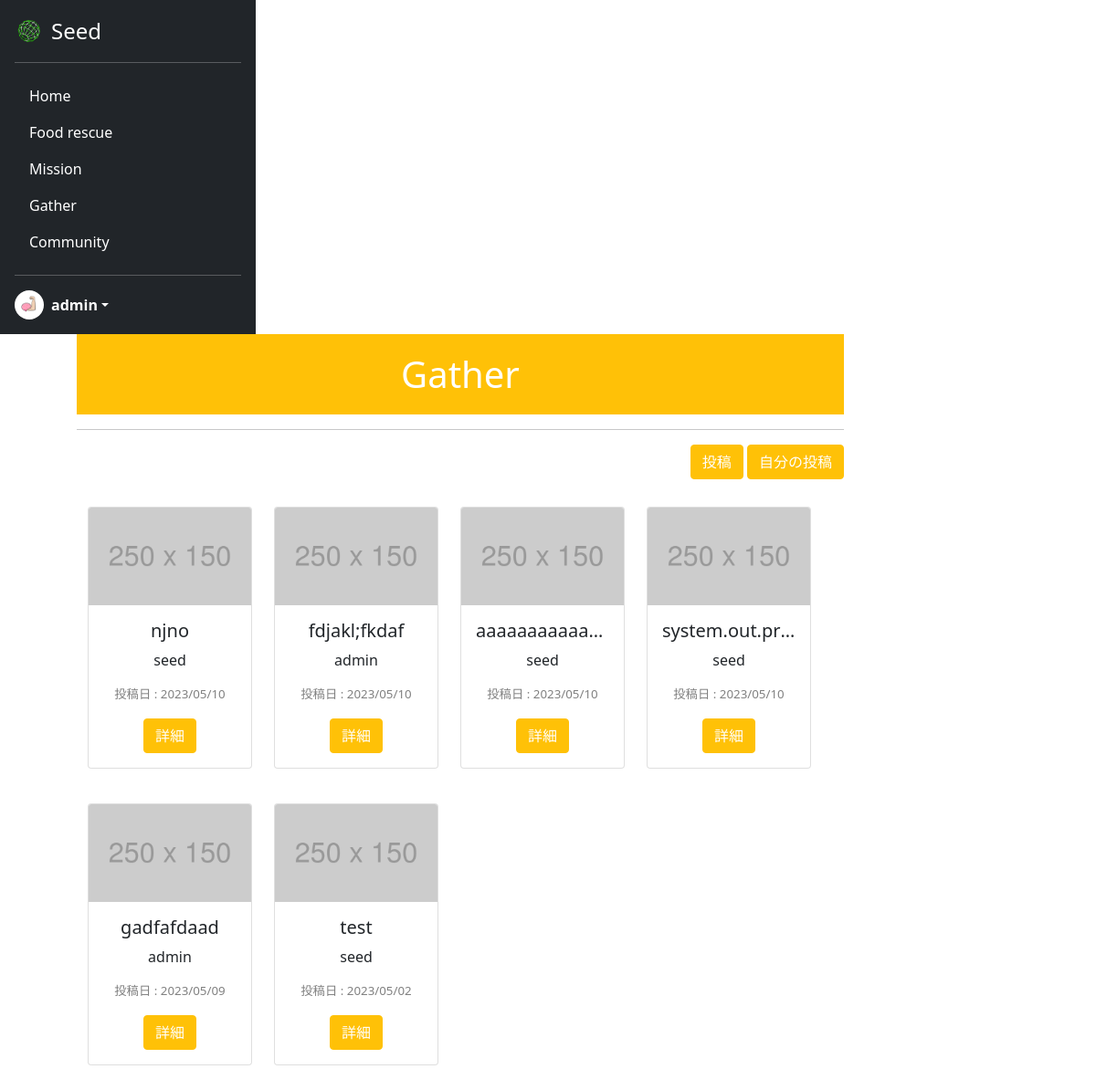
Page /gather/ (signed in) on the committed database.
### acount/models.py (models this page shows)
class CustomUser(AbstractUser):
    is_general = models.BooleanField(null=True ,default=True)
    is_active = models.BooleanField(null=True ,default=False)
    profile_pic = models.ImageField(upload_to='profile_pics', blank=True)

### seed/models.py (models this page shows)
class Gather(models.Model):
    user_id = models.ForeignKey(CustomUser, verbose_name="募集主", on_delete=models.CASCADE)
    title = models.CharField(verbose_name="タイトル", max_length=100)
    prefecture = models.ForeignKey(Prefecture, verbose_name="都道府県", on_delete=models.CASCADE)
    access = models.CharField(verbose_name="アクセス", max_length=200)
    contact = models.CharField(verbose_name="連絡先", max_length=254)
    detail = models.TextField(verbose_name="詳細", max_length=300)
    create_at = models.DateTimeField(verbose_name="作成日時", auto_now_add=True)

### seed/views.py (the view)
# urls.py: path('gather/', views.GatherView.as_view(), name='gather'),
class GatherView(ListView):
    template_name = 'gather.html'
    model = Gather
    context_object_name = 'gather_list'
    def get_queryset(self):
        return Gather.objects.order_by('-create_at')

### seed/templates/gather.html (shortened to what this page needs)
{% extends 'mypagebase.html' %}
{% load static %}
{% block content %}
<div class="text-center">
    <h1 class="title" style="background: #ffc107; color:white;">Gather</h1>
    <hr>
    <div class="text-end" style="margin-bottom:20px;">
        <a class="btn btn-warning" href="{% url 'seed:gatherpost' %}"  style="color:white;">投稿</a>
        <a class="btn btn-warning" href="{% url 'seed:mygather' %}"  style="color:white;">自分の投稿</a>
    </div>
    <div class="container">
        <div class="row" style="height: 650px; width:100%; overflow-y: scroll;">
            {% for gather in gather_list %}
            <div class="col-3" style="margin-top:10px;">
                <div class="card" style="width: 100%;">
                    <img src="{% static 'assets/img/mypage/damy.png' %}" class="card-img-top" alt="...">
                    <div class="card-body">
                        <h5 class="card-title">{{gather.title}}</h5>
                        <p class="card-text">
                            {{gather.user_id.username}}
                        </p>
                        <p class="card-text" style="color:gray; font-size:smaller;">
                            <span class="text-start">投稿日 : </span><span
                                class="text-end">{{gather.create_at|date:"Y/m/d"}}</span>
                        </p>
                        <a href="{% url 'seed:gather_detail' gather.pk %}" class="btn btn-warning" style="color:white;">詳細</a>
                    </div>
                </div>
            </div>
            {% endfor %}
        </div>
    </div>
</div>
{% endblock %}

### seed/templates/mypagebase.html (shortened to what this page needs)
{% load static %}
<!DOCTYPE html>
<html lang="ja">
<head>
    <link href="https://cdn.jsdelivr.net/npm/bootstrap@5.0.2/dist/css/bootstrap.min.css" rel="stylesheet"
>
    <link rel="stylesheet" type="text/css" href="{% static 'css/style.css' %}">
</head>
<body class="mypage">
    {% if user.is_authenticated %}
    <main style="height:100vh;">
        <div style="display: flex; flex-wrap: wrap; height:100%;">
            <div>
                <div class="d-flex flex-column p-3 text-white bg-dark h-100" style="width: 280px; height:100%;">
                    <a href="{% url 'seed:mypage' %}"
                        class="d-flex align-items-center mb-3 mb-md-0 me-md-auto text-white text-decoration-none">
                        <img class="bi me-2" src="{% static 'assets/img/top/icon.png' %}" style="height:32px">
                        <span class="fs-4">Seed</span>
                    </a>
                    <hr>
                    <ul class="nav nav-pills flex-column mb-auto">
                        <li class="nav-item my-nav">
                            <a href="{% url 'seed:mypage' %}" class="nav-link text-white" aria-current="page">
                                Home
                            </a>
                        </li>
                        <li class="nav-item my-nav">
                            <a href="{% url 'seed:food_rescue' %}" class="nav-link text-white">
                                Food rescue
                            </a>
                        </li>
                        {% if user.is_general %}
                        <li class="nav-item my-nav">
                            <a href="{% url 'seed:mission' %}" class="nav-link text-white">
                                Mission
                            </a>
                        </li>
                        {% endif %}
                        <li class="nav-item my-nav">
                            <a href="{% url 'seed:gather' %}" class="nav-link text-white">
                                Gather
                            </a>
                        </li>
                        <li class="nav-item my-nav">
                            <a href="{% url 'seed:community' %}" class="nav-link text-white">
                                Community
                            </a>
                        </li>
                    </ul>
                    <hr>
                    <div class="dropdown">
                        <a href="#" class="d-flex align-items-center text-white text-decoration-none dropdown-toggle"
                            id="dropdownUser1" data-bs-toggle="dropdown" aria-expanded="false">
                            <img src="{{ user.profile_pic.url }}" alt="" width="32" height="32"
                                class="rounded-circle me-2">
                            <strong>{{ user.username }}</strong>
                        </a>
                    </div>
                </div>
            </div>
            <div style="width:70%; margin-left: 7%;">
                {% block content %}
                {% endblock %}
            </div>
        </div>
    </main>
    {% endif %}
</body>
</html>

### static/css/style.css (style rules this page uses)
.title { padding: 20px 0px 20px 0px; }
.card-title { width: 100%; white-space: nowrap; overflow: hidden; text-overflow: ellipsis; }

### rows in the picture
CustomUser: profile_pic (picture), username "admin"
Gather: title "njno", user_id.username "seed", create_at "2023/05/10"
Gather: title "fdjakl;fkdaf", user_id.username "admin", create_at "2023/05/10"
Gather: title "aaaaaaaaaaa…", user_id.username "seed", create_at "2023/05/10"
Gather: title "system.out.pr…", user_id.username "seed", create_at "2023/05/10"
Gather: title "gadfafdaad", user_id.username "admin", create_at "2023/05/09"
Gather: title "test", user_id.username "seed", create_at "2023/05/02"
